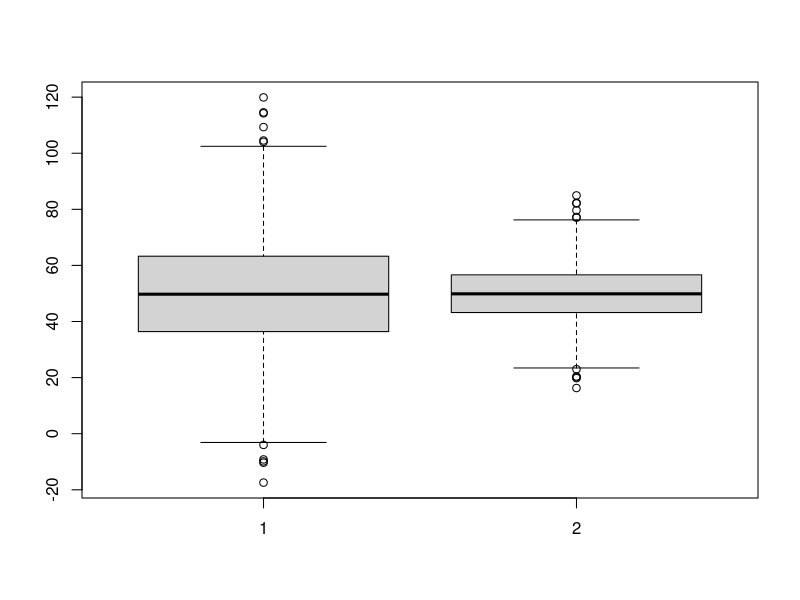

This chart was generated by the following R code:
## ---- chunk 1
options(scipen=1, digits=4)
knitr::opts_chunk$set(echo = TRUE, message = FALSE, warning = FALSE, cache = TRUE, cache.lazy=TRUE, tidy.opts=list(width.cutoff=50),tidy=TRUE, fig.height=8, digits=4)
## ---- chunk 2
  set.seed(42)
  A <- rnorm(n = 1000, 50, 20)
  set.seed(42)
  B <- rnorm(n = 1000, 50, 10)
  boxplot(A, B)
## ---- chunk 3
library(car)
leveneTest(y = c(A, B), group = as.factor(rep(c("A","B"), each = 1000)))
